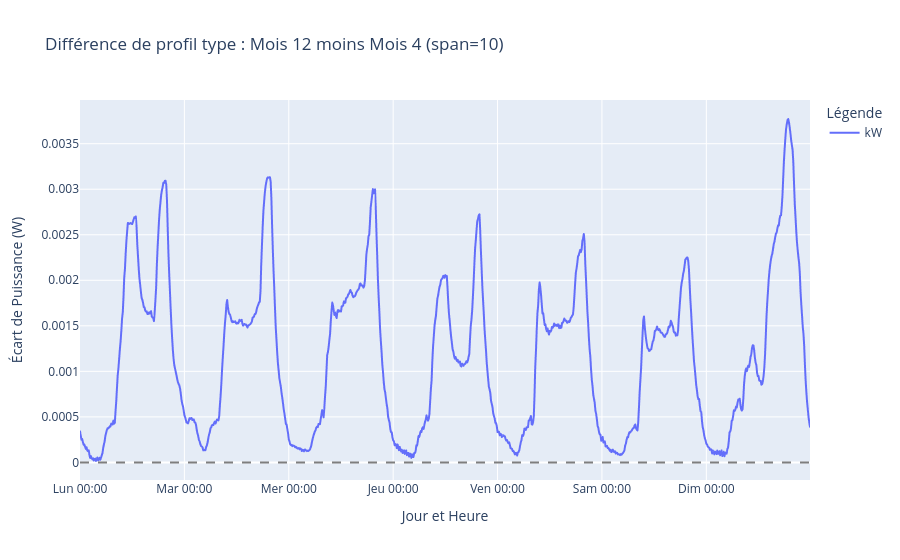
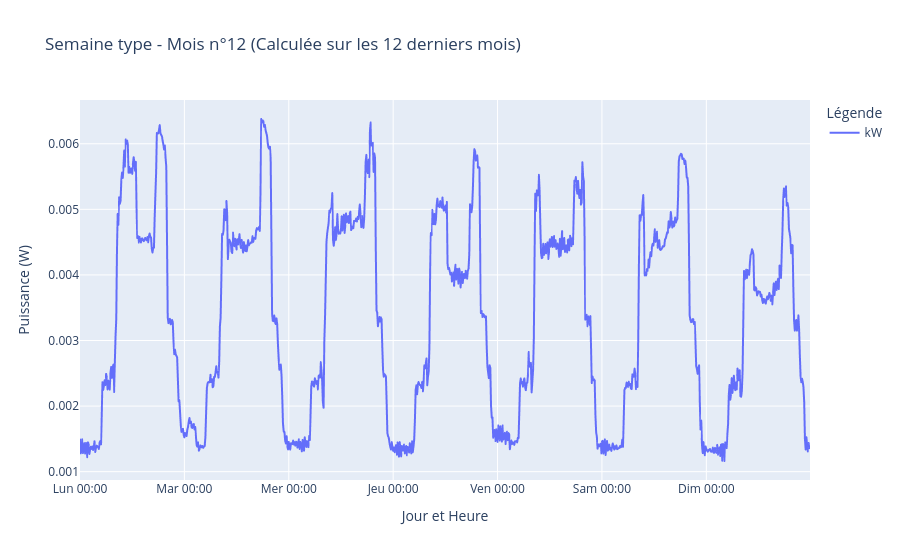
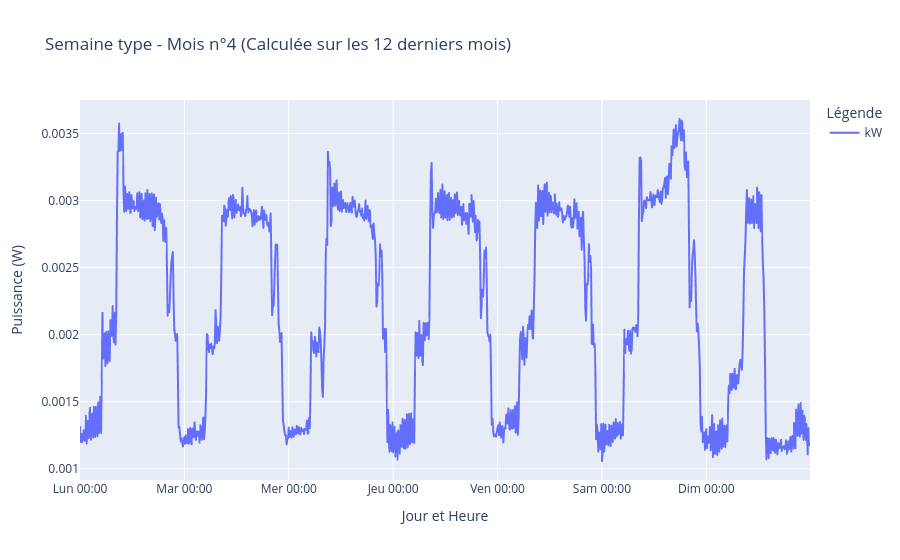

The notebook cell saved with these charts, in order:
### Code cell
df=charger(Jade)
tracer_difference_semaine_type_mois(df, 12, 4, span=10)
a = tracer_semaine_type_mois(df, mois=12)
a = tracer_semaine_type_mois(df, mois=4)

### Figure 1 — Plotly figure (JSON) as saved in the notebook; plotly's stock layout.template omitted (floating-point values rounded to 4 significant figures; data arrays with more than 128 entries replaced by an {"elided": "..."} marker saying what was removed)
{"data": [{"hovertemplate": "Capteur=kW<br>Jour et Heure=%{x}<br>Écart de Puissance (W)=%{y}<extra></extra>", "legendgroup": "kW", "line": {"color": "#636efa", "dash": "solid"}, "marker": {"symbol": "circle"}, "mode": "lines", "name": "kW", "showlegend": true, "type": "scattergl", "x": {"elided": "1008 str values"}, "xaxis": "x", "y": {"elided": "1008 float values"}, "yaxis": "y"}], "layout": {"hovermode": "x unified", "legend": {"title": {"text": "Légende"}, "tracegroupgap": 0}, "shapes": [{"line": {"color": "black", "dash": "dash"}, "opacity": 0.5, "type": "line", "x0": 0, "x1": 1, "xref": "x domain", "y0": 0, "y1": 0, "yref": "y"}], "title": {"text": "Différence de profil type : Mois 12 moins Mois 4 (span=10)"}, "xaxis": {"anchor": "y", "domain": [0, 1], "tickmode": "array", "ticktext": ["Lun 00:00", "Mar 00:00", "Mer 00:00", "Jeu 00:00", "Ven 00:00", "Sam 00:00", "Dim 00:00"], "tickvals": [0, 144, 288, 432, 576, 720, 864], "title": {"text": "Jour et Heure"}}, "yaxis": {"anchor": "x", "domain": [0, 1], "title": {"text": "Écart de Puissance (W)"}}}}

### Figure 2 — Plotly figure (JSON) as saved in the notebook; plotly's stock layout.template omitted (floating-point values rounded to 4 significant figures; data arrays with more than 128 entries replaced by an {"elided": "..."} marker saying what was removed)
{"data": [{"hovertemplate": "Capteur=kW<br>Jour et Heure=%{x}<br>Puissance (W)=%{y}<extra></extra>", "legendgroup": "kW", "line": {"color": "#636efa", "dash": "solid"}, "marker": {"symbol": "circle"}, "mode": "lines", "name": "kW", "showlegend": true, "type": "scattergl", "x": {"elided": "1008 str values"}, "xaxis": "x", "y": {"elided": "1008 float values"}, "yaxis": "y"}], "layout": {"hovermode": "x unified", "legend": {"title": {"text": "Légende"}, "tracegroupgap": 0}, "title": {"text": "Semaine type - Mois n°12 (Calculée sur les 12 derniers mois)"}, "xaxis": {"anchor": "y", "domain": [0, 1], "tickmode": "array", "ticktext": ["Lun 00:00", "Mar 00:00", "Mer 00:00", "Jeu 00:00", "Ven 00:00", "Sam 00:00", "Dim 00:00"], "tickvals": [0, 144, 288, 432, 576, 720, 864], "title": {"text": "Jour et Heure"}}, "yaxis": {"anchor": "x", "domain": [0, 1], "title": {"text": "Puissance (W)"}}}}

### Figure 3 — Plotly figure (JSON) as saved in the notebook; plotly's stock layout.template omitted (floating-point values rounded to 4 significant figures; data arrays with more than 128 entries replaced by an {"elided": "..."} marker saying what was removed)
{"data": [{"hovertemplate": "Capteur=kW<br>Jour et Heure=%{x}<br>Puissance (W)=%{y}<extra></extra>", "legendgroup": "kW", "line": {"color": "#636efa", "dash": "solid"}, "marker": {"symbol": "circle"}, "mode": "lines", "name": "kW", "showlegend": true, "type": "scattergl", "x": {"elided": "1008 str values"}, "xaxis": "x", "y": {"elided": "1008 float values"}, "yaxis": "y"}], "layout": {"hovermode": "x unified", "legend": {"title": {"text": "Légende"}, "tracegroupgap": 0}, "title": {"text": "Semaine type - Mois n°4 (Calculée sur les 12 derniers mois)"}, "xaxis": {"anchor": "y", "domain": [0, 1], "tickmode": "array", "ticktext": ["Lun 00:00", "Mar 00:00", "Mer 00:00", "Jeu 00:00", "Ven 00:00", "Sam 00:00", "Dim 00:00"], "tickvals": [0, 144, 288, 432, 576, 720, 864], "title": {"text": "Jour et Heure"}}, "yaxis": {"anchor": "x", "domain": [0, 1], "title": {"text": "Puissance (W)"}}}}
